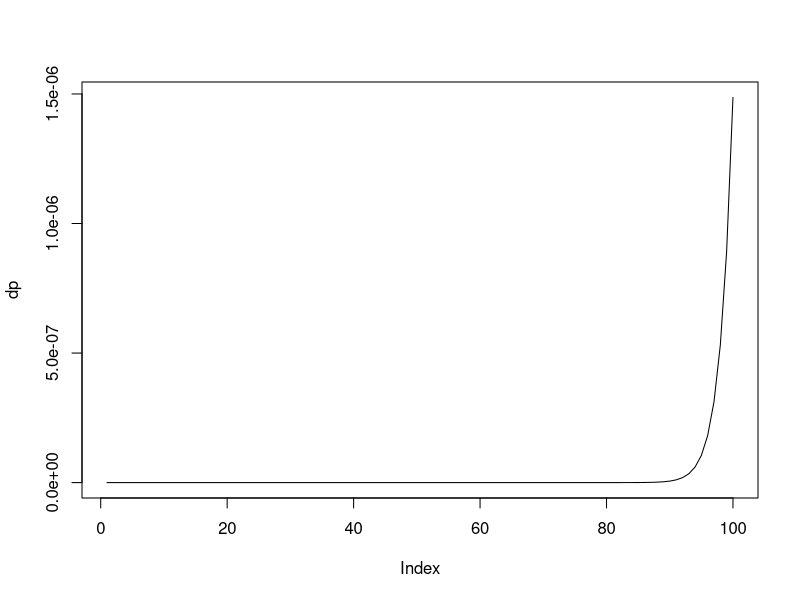
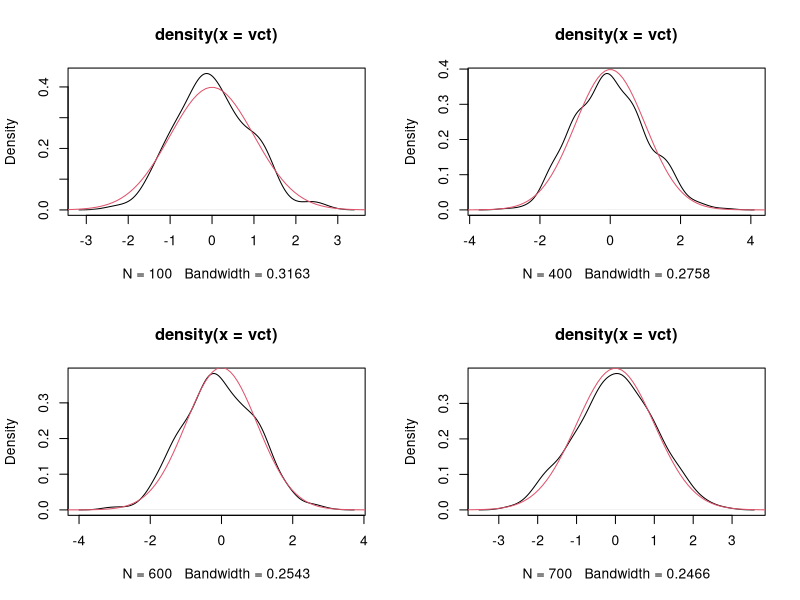
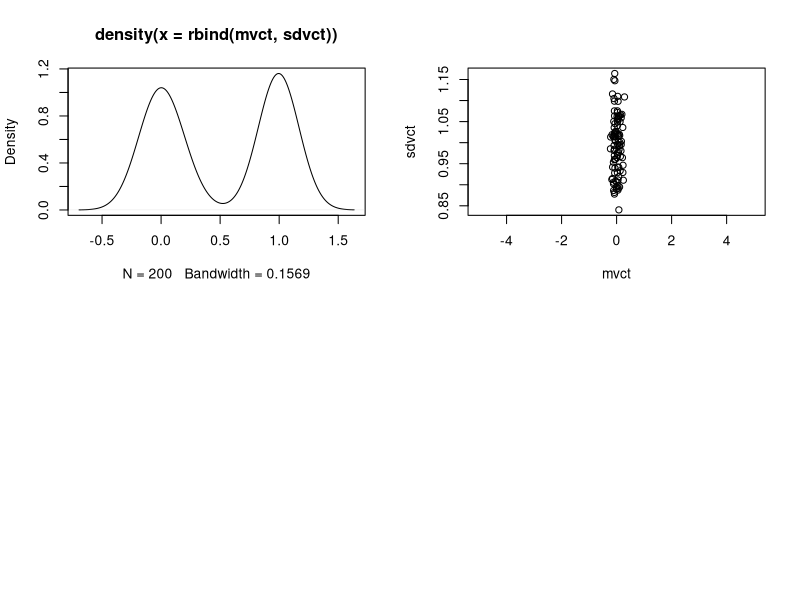

These figures' R source, in order:
# # devtools::use_testthat()
# library(testthat) 
# 
# source("path/to/fibo.R")
# 
# test_results <- test_dir("path/to/tests", reporter="summary")
# 
# test_that
library(assertthat)
are_equal(1,1)


# assert_that()

# ?dnorm
dp = pnorm(seq(-5,5,length = 100))
dp = dnorm(seq(-5,5,length = 100), mean = 10)
plot (dp,type = 'l')
# 
# Biostrings::substitution.matrices 
# browseVignettes("Biostrings")
# source("https://bioconductor.org/biocLite.R")
# biocLite("Biostrings")

# ?rnorm
set.seed(0)


mfrow = c(2,2)
plot.new()
par( mfrow = mfrow)
xs = seq(-5,5,length = 100)
param = c(100,400,600,700)

#### Starting plotting
assert_that( length(param) ==  prod(mfrow))
for (p in param){
  cnt = p
  vct <- rnorm( cnt )
  plot( density(vct) )
  lines(xs,dnorm(xs) , col = 2)
  # ?hist
  ?lines
}

####
plot.new()
par( mfrow = mfrow)
param = rep(0,100)
cnt = 100
?rnorm
mat = matrix(rnorm( 100*cnt ), 100,100)
mvct = apply( mat, MARGIN = 2, mean)
sdvct = apply( mat, MARGIN = 2, sd)
plot( density(rbind(mvct,sdvct)) )
plot(mvct,sdvct,xlim = range(xs))
# ?pnorm(0.99)

########
tout = t.test(mvct,conf.level = c(0.05))
tout$conf.int
# assert_that()
